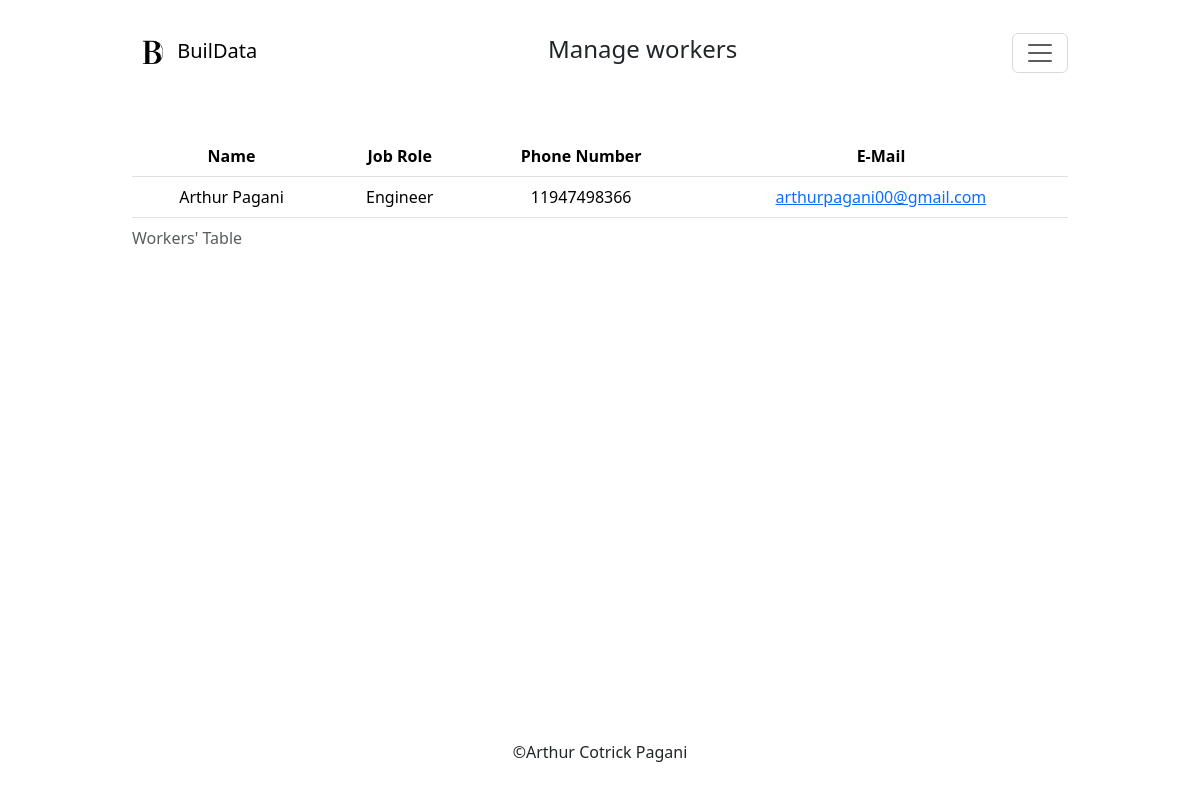
Before: /mng_workers (signed in) with the older database file.
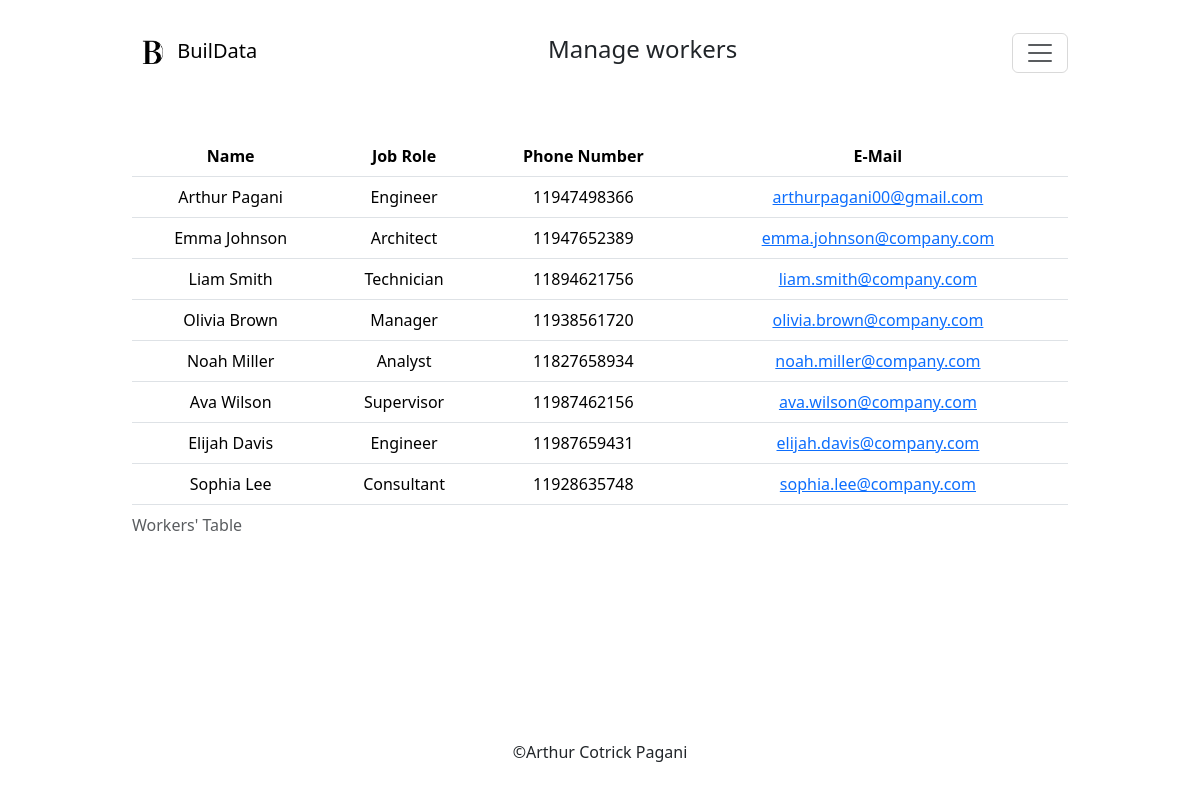
After: the same page with the newer database file.
### tables this page shows
CREATE TABLE workers (
id INTEGER PRIMARY KEY,
user_id INTEGER,
name TEXT,
role TEXT,
phone NUMERIC,
email TEXT,
FOREIGN KEY (user_id) REFERENCES users(id)
);

### app.py (the view)
@app.route("/mng_workers")
@login_required
def mng_workers():
    data_workers = db.execute("SELECT * FROM workers WHERE user_id=?", session["user_id"])
    return render_template("mng_workers.html", data_workers=data_workers)

### app.py (called while the page is built)
def login_required(f):
    @wraps(f)
    def decorated_function(*args, **kwargs):
        if session.get("user_id") is None:
            return redirect("/login")
        return f(*args, **kwargs)
    return decorated_function

@app.after_request
def after_request(response):
    response.headers["Cache-Control"] = "no-cache, no-store, must-revalidate"
    response.headers["Expires"] = 0
    response.headers["Pragma"] = "no-cache"
    return response

### templates/mng_workers.html (shortened to what this page needs)
{% extends "layout.html" %}
{% block nav %}
    Manage workers
{% endblock %}
{% block body %}
    {% if data_workers %}
        <table class="table table-hover">
            <caption>Workers' Table</caption>
            <thead>
                <tr>
                    <th>Name</th>
                    <th>Job Role</th>
                    <th>Phone Number</th>
                    <th>E-Mail</th>
                </tr>
            </thead>
            <tbody>
                {% for data in data_workers %}
                    <tr>
                        <td>{{ data.name }}</td>
                        <td>{{ data.role }}</td>
                        <td>{{ data.phone }}</td>
                        <td><a href="mailto:{{ data.email }}">{{ data.email }}</a></td>
                    </tr>
                {% endfor %}
            </tbody>
        </table>
        {% endif %}
{% endblock %}

### templates/layout.html (shortened to what this page needs)
<!DOCTYPE html>
<html lang="en">
<head>
    <link rel="stylesheet" href="../static/css/style.css">
    <link href="https://cdn.jsdelivr.net/npm/bootstrap@5.3.3/dist/css/bootstrap.min.css" rel="stylesheet">
    <link rel="stylesheet" href="https://cdn.lineicons.com/4.0/lineicons.css">
</head>
<body>
    <header class="header">
        <div class="container__grid">
            <nav class="navbar">
                <div class="container-fluid">
                    {% if not session["user_id"] %}
                        <a class="navbar-brand" href="#">
                            <img src="/static/logo/logo.png" alt="Logo" width="40" height="40" class="d-inline-block align-text-center">
                            BuilData
                        </a>
                    {% else %}
                        <a class="navbar-brand" href="/">
                            <img src="/static/logo/logo.png" alt="Logo" width="40" height="40" class="d-inline-block align-text-center">
                            BuilData
                        </a>
                        <h4>{% block nav %}{% endblock %}</h4>
                        <button class="navbar-toggler" type="button" data-bs-toggle="offcanvas" data-bs-target="#offcanvasNavbar" aria-controls="offcanvasNavbar" aria-label="Toggle navigation">
                            <span class="navbar-toggler-icon"></span>
                        </button>
                    {% endif %}
                </div>
            </nav>
        </div>
    </header>
    <main class="main">
        <section class="container text-center container__grid">
                {% block body %}{% endblock %}
        </section>
    </main>
    <footer class="footer">
        <div class="container__grid">
            <div class="footer__text">
                <p>
                    &copy;Arthur Cotrick Pagani
                </p>
            </div>
        </div>
    </footer>
</body>
</html>

### static/css/style.css (style rules this page uses)
* { margin: 0; padding: 0; }
body { height: 100vh; }
.header { height: 17%; padding-top: 20px; }
.main { min-height: 73%; }
.footer { height: 10%; display: flex; justify-content: center; align-items: center; }
.footer__text { display: flex; justify-content: center; }
.main .container { height: 100%; }
.container__grid { width: 80% !important; margin: 0 auto; }

Changed rows visible on the page:
added workers: name "Emma Johnson", role "Architect", phone "11947652389", email "emma.johnson@company.com"
added workers: name "Liam Smith", role "Technician", phone "11894621756", email "liam.smith@company.com"
added workers: name "Olivia Brown", role "Manager", phone "11938561720", email "olivia.brown@company.com"
added workers: name "Noah Miller", role "Analyst", phone "11827658934", email "noah.miller@company.com"
added workers: name "Ava Wilson", role "Supervisor", phone "11987462156", email "ava.wilson@company.com"
added workers: name "Elijah Davis", role "Engineer", phone "11987659431", email "elijah.davis@company.com"
added workers: name "Sophia Lee", role "Consultant", phone "11928635748", email "sophia.lee@company.com"
